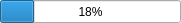
<?xml version="1.0" encoding="UTF-8"?>
<ui version="4.0">
 <class>CVolumeControlDlg</class>
 <widget class="QDialog" name="CVolumeControlDlg">
  <property name="geometry">
   <rect>
    <x>0</x>
    <y>0</y>
    <width>181</width>
    <height>23</height>
   </rect>
  </property>
  <property name="windowTitle">
   <string>Volume</string>
  </property>
  <property name="styleSheet">
   <string notr="true"/>
  </property>
  <widget class="QProgressBar" name="progressVolume">
   <property name="geometry">
    <rect>
     <x>0</x>
     <y>0</y>
     <width>181</width>
     <height>23</height>
    </rect>
   </property>
   <property name="styleSheet">
    <string notr="true"/>
   </property>
   <property name="maximum">
    <number>127</number>
   </property>
   <property name="value">
    <number>24</number>
   </property>
  </widget>
 </widget>
 <resources/>
 <connections/>
</ui>
